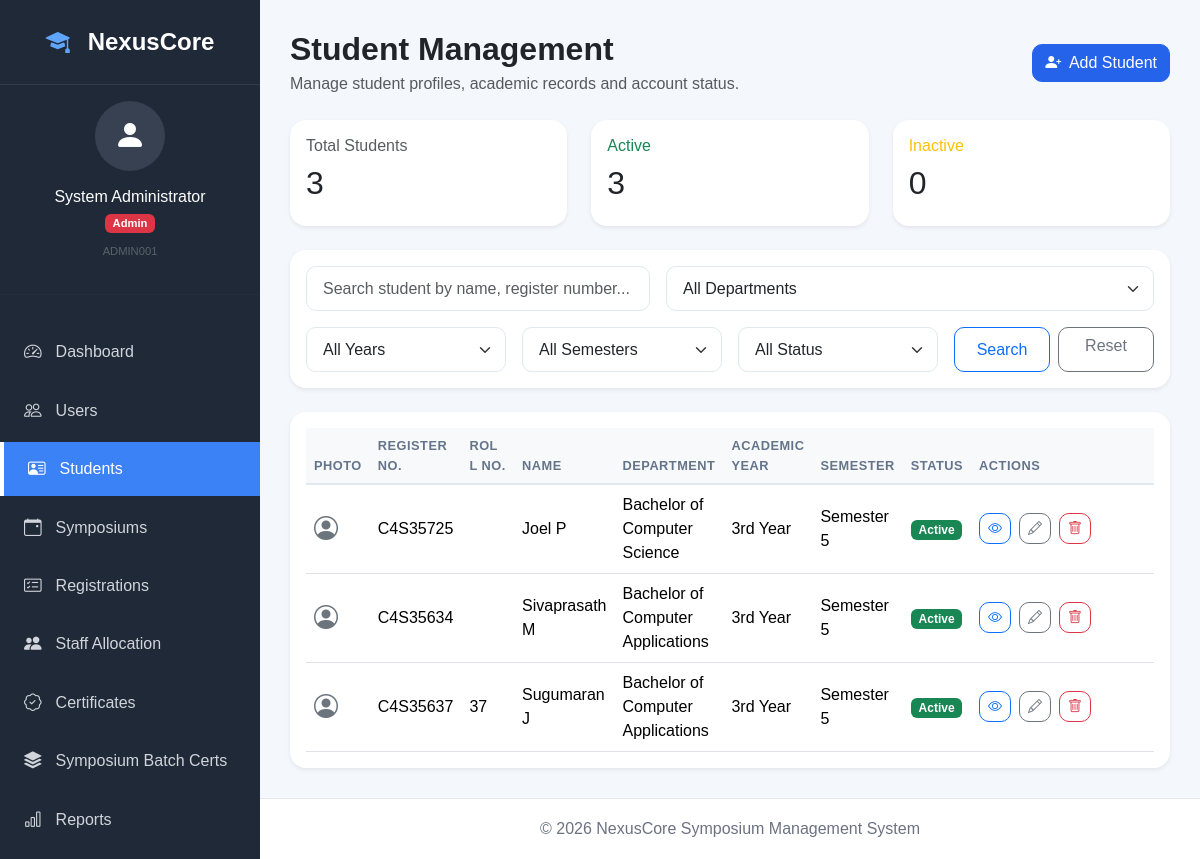
The app's page /students (signed in) with its own data.
### tables this page shows
CREATE TABLE `students` (
  `student_id` bigint(20) NOT NULL AUTO_INCREMENT,
  `register_number` varchar(25) NOT NULL,
  `roll_number` varchar(25) DEFAULT NULL,
  `department_id` int(11) NOT NULL,
  `full_name` varchar(120) NOT NULL,
  `email` varchar(120) DEFAULT NULL,
  `phone` varchar(15) DEFAULT NULL,
  `gender` enum('Male','Female') NOT NULL,
  `dob` date DEFAULT NULL,
  `password_hash` varchar(255) NOT NULL,
  `academic_year` tinyint(3) unsigned NOT NULL,
  `semester` tinyint(3) unsigned NOT NULL,
  `section` char(1) DEFAULT NULL,
  `admission_year` year(4) NOT NULL,
  `graduation_year` year(4) DEFAULT NULL,
  `profile_photo` varchar(255) DEFAULT NULL,
  `account_status` enum('Active','Inactive') NOT NULL DEFAULT 'Active',
  `created_at` timestamp NOT NULL DEFAULT current_timestamp(),
  `updated_at` timestamp NOT NULL DEFAULT current_timestamp() ON UPDATE current_timestamp(),
  PRIMARY KEY (`student_id`),
  UNIQUE KEY `uq_register_number` (`register_number`),
  UNIQUE KEY `uq_student_email` (`email`),
  UNIQUE KEY `uq_student_phone` (`phone`),
  KEY `idx_students_department` (`department_id`),
  KEY `idx_students_year` (`academic_year`),
  CONSTRAINT `fk_students_department` FOREIGN KEY (`department_id`) REFERENCES `departments` (`department_id`) ON UPDATE CASCADE
);

CREATE TABLE `departments` (
  `department_id` int(11) NOT NULL AUTO_INCREMENT,
  `department_code` varchar(10) NOT NULL,
  `department_name` varchar(150) NOT NULL,
  `short_name` varchar(30) NOT NULL,
  `is_active` tinyint(1) NOT NULL DEFAULT 1,
  `created_at` timestamp NOT NULL DEFAULT current_timestamp(),
  `updated_at` timestamp NOT NULL DEFAULT current_timestamp() ON UPDATE current_timestamp(),
  PRIMARY KEY (`department_id`),
  UNIQUE KEY `uq_department_code` (`department_code`),
  UNIQUE KEY `uq_department_name` (`department_name`)
);

### templates/students/index.php (the view, shortened to what the rows shown need)
<?php
$students = $students ?? [];
$totalStudents = $totalStudents ?? 0;
$activeStudents = $activeStudents ?? 0;
$inactiveStudents = $inactiveStudents ?? 0;
?>
<div class="d-flex justify-content-between align-items-center mb-4">
    <div>
        <h2 class="fw-bold mb-1">
            Student Management
        </h2>
    </div>
</div>
<div class="row g-4 mb-4">
    <div class="col-lg-4">
        <div class="card shadow-sm border-0">
            <div class="card-body">
                <h2>
                    <?= $totalStudents ?>
                </h2>
            </div>
        </div>
    </div>
    <div class="col-lg-4">
        <div class="card shadow-sm border-0">
            <div class="card-body">
                <h2>
                    <?= $activeStudents ?>
                </h2>
            </div>
        </div>
    </div>
    <div class="col-lg-4">
        <div class="card shadow-sm border-0">
            <div class="card-body">
                <h2>
                    <?= $inactiveStudents ?>
                </h2>
            </div>
        </div>
    </div>
</div>
<div class="card shadow-sm border-0">
    <div class="card-body table-responsive">
        <table class="table table-hover align-middle">
            <thead class="table-light">
                <tr>
                    <th>Photo</th>
                    <th>Register No.</th>
                    <th>Roll No.</th>
                    <th>Name</th>
                    <th>Department</th>
                    <th>Academic Year</th>
                    <th>Semester</th>
                    <th>Status</th>
                    <th width="220">Actions</th>
                </tr>
            </thead>
            <tbody>
            <?php if (empty($students)): ?>
                <tr>
                    <td colspan="9" class="text-center text-muted py-5">
                        No students found.
                    </td>
                </tr>
            <?php else: ?>
                <?php foreach ($students as $student): ?>
                    <tr>
                        <td>
                            <?php if (!empty($student['profile_photo'])): ?>
                                <img
                                    src="<?= asset($student['profile_photo']) ?>"
                                    class="rounded-circle"
                                    width="40"
                                    height="40"
                                    alt="Profile Photo">
                            <?php else: ?>
                                <div class="text-secondary">
                                    <i class="bi bi-person-circle fs-4"></i>
                                </div>
                            <?php endif; ?>
                        </td>
                        <td>
                            <?= htmlspecialchars((string) ($student['register_number'] ?? '-')) ?>
                        </td>
                        <td>
                            <?= htmlspecialchars((string) ($student['roll_number'] ?? '-')) ?>
                        </td>
                        <td>
                            <?= htmlspecialchars((string) ($student['full_name'] ?? '-')) ?>
                        </td>
                        <td>
                            <?= htmlspecialchars((string) ($student['department_name'] ?? '-')) ?>
                        </td>
                        <td>
                            <?= htmlspecialchars((string) (isset($student['academic_year']) && $student['academic_year'] !== '' ? academic_year_label((string) $student['academic_year']) : '-')) ?>
                        </td>
                        <td>
                            <?= htmlspecialchars((string) (isset($student['semester']) && $student['semester'] !== '' ? semester_label((string) $student['semester']) : '-')) ?>
                        </td>
                        <td>
                            <span class="badge bg-<?= (($student['account_status'] ?? '') === 'Active') ? 'success' : 'warning' ?>">
                                <?= htmlspecialchars((string) ($student['account_status'] ?? '-')) ?>
                            </span>
                        </td>
                        <td>
                            <div class="d-flex gap-2">
                                <a
                                    href="<?= base_url() ?>/students/view?id=<?= (int) ($student['student_id'] ?? 0) ?>"
                                    class="btn btn-outline-primary btn-sm">
                                    <i class="bi bi-eye"></i>
                                </a>
                                <a
                                    href="<?= base_url() ?>/students/edit?id=<?= (int) ($student['student_id'] ?? 0) ?>"
                                    class="btn btn-outline-secondary btn-sm">
                                    <i class="bi bi-pencil"></i>
                                </a>
                                <form
                                    action="<?= base_url() ?>/students/delete"
                                    method="post"
                                    class="d-inline">
                                    <button
                                        type="submit"
                                        class="btn btn-outline-danger btn-sm"
                                        onclick="return confirm('Delete this student?')">
                                        <i class="bi bi-trash"></i>
                                    </button>
                                </form>
                            </div>
                        </td>
                    </tr>
                <?php endforeach; ?>
            <?php endif; ?>
            </tbody>
        </table>
    </div>
</div>

### records on screen
students: register_number "C4S35725", full_name "Joel P", department.department_name "Bachelor of Computer Science", academic_year "3rd Year", semester "Semester 5", account_status "Active"
students: register_number "C4S35634", full_name "Sivaprasath M", department.department_name "Bachelor of Computer Applications", academic_year "3rd Year", semester "Semester 5", account_status "Active"
students: register_number "C4S35637", roll_number "37", full_name "Sugumaran J", department.department_name "Bachelor of Computer Applications", academic_year "3rd Year", semester "Semester 5", account_status "Active"

### other values on screen
$loggedInUser['full_name'] "System Administrator"
$currentRole "Admin"
$loggedInUser['employee_id'] "ADMIN001"
$item['title'] "Dashboard"
$item['title'] "Users"
$item['title'] "Students"
$item['title'] "Symposiums"
$item['title'] "Registrations"
$item['title'] "Staff Allocation"
$item['title'] "Certificates"
$item['title'] "Symposium Batch Certs"
$item['title'] "Reports"
$totalStudents "3"
$activeStudents "3"
$inactiveStudents "0"
